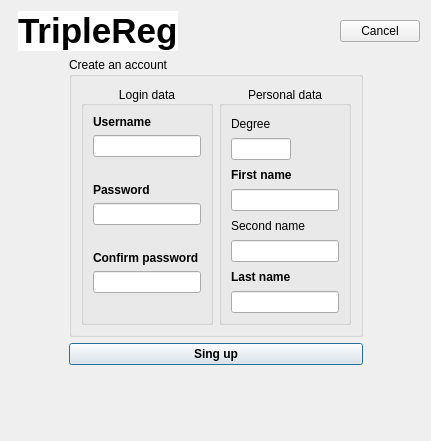
<?xml version="1.0" encoding="UTF-8"?>
<ui version="4.0">
 <class>DialogCreateAnAccount</class>
 <widget class="QDialog" name="DialogCreateAnAccount">
  <property name="geometry">
   <rect>
    <x>0</x>
    <y>0</y>
    <width>431</width>
    <height>441</height>
   </rect>
  </property>
  <property name="windowTitle">
   <string>Create an account</string>
  </property>
  <layout class="QGridLayout" name="gridLayout_5">
   <item row="0" column="0" colspan="3">
    <layout class="QGridLayout" name="gridLayout_4">
     <property name="spacing">
      <number>0</number>
     </property>
     <item row="0" column="0" rowspan="2">
      <widget class="QLabel" name="logo_label">
       <property name="maximumSize">
        <size>
         <width>50</width>
         <height>50</height>
        </size>
       </property>
       <property name="text">
        <string/>
       </property>
       <property name="pixmap">
        <pixmap resource="resources.qrc">:/logo_tripleReg.png</pixmap>
       </property>
       <property name="scaledContents">
        <bool>true</bool>
       </property>
      </widget>
     </item>
     <item row="0" column="4" rowspan="2">
      <widget class="QPushButton" name="cancel_pushButton">
       <property name="text">
        <string>Cancel</string>
       </property>
       <property name="autoDefault">
        <bool>false</bool>
       </property>
      </widget>
     </item>
     <item row="0" column="1" rowspan="2" colspan="2">
      <widget class="QLabel" name="label_2">
       <property name="font">
        <font>
         <pointsize>26</pointsize>
         <weight>75</weight>
         <bold>true</bold>
        </font>
       </property>
       <property name="styleSheet">
        <string notr="true">background-color: rgb(255, 255, 255);</string>
       </property>
       <property name="text">
        <string>TripleReg</string>
       </property>
       <property name="alignment">
        <set>Qt::AlignBottom|Qt::AlignLeading|Qt::AlignLeft</set>
       </property>
      </widget>
     </item>
     <item row="0" column="3" rowspan="2">
      <spacer name="horizontalSpacer">
       <property name="orientation">
        <enum>Qt::Horizontal</enum>
       </property>
       <property name="sizeHint" stdset="0">
        <size>
         <width>40</width>
         <height>20</height>
        </size>
       </property>
      </spacer>
     </item>
    </layout>
   </item>
   <item row="1" column="0" rowspan="2">
    <spacer name="horizontalSpacer_2">
     <property name="orientation">
      <enum>Qt::Horizontal</enum>
     </property>
     <property name="sizeHint" stdset="0">
      <size>
       <width>25</width>
       <height>268</height>
      </size>
     </property>
    </spacer>
   </item>
   <item row="1" column="1">
    <widget class="QGroupBox" name="groupBox">
     <property name="title">
      <string>Create an account</string>
     </property>
     <layout class="QGridLayout" name="gridLayout_3">
      <item row="0" column="1" rowspan="2">
       <widget class="QGroupBox" name="groupBox_2">
        <property name="title">
         <string>Personal data</string>
        </property>
        <property name="alignment">
         <set>Qt::AlignCenter</set>
        </property>
        <layout class="QGridLayout" name="gridLayout">
         <item row="5" column="1">
          <widget class="QLineEdit" name="secondName_lineEdit"/>
         </item>
         <item row="2" column="1">
          <widget class="QLabel" name="label_7">
           <property name="font">
            <font>
             <weight>75</weight>
             <bold>true</bold>
            </font>
           </property>
           <property name="text">
            <string>First name</string>
           </property>
           <property name="alignment">
            <set>Qt::AlignLeading|Qt::AlignLeft|Qt::AlignVCenter</set>
           </property>
          </widget>
         </item>
         <item row="1" column="1">
          <widget class="QLineEdit" name="degree_lineEdit">
           <property name="maximumSize">
            <size>
             <width>60</width>
             <height>16777215</height>
            </size>
           </property>
          </widget>
         </item>
         <item row="0" column="1">
          <widget class="QLabel" name="label_6">
           <property name="text">
            <string>Degree</string>
           </property>
           <property name="alignment">
            <set>Qt::AlignLeading|Qt::AlignLeft|Qt::AlignVCenter</set>
           </property>
          </widget>
         </item>
         <item row="4" column="1">
          <widget class="QLabel" name="label_8">
           <property name="text">
            <string>Second name</string>
           </property>
           <property name="alignment">
            <set>Qt::AlignLeading|Qt::AlignLeft|Qt::AlignVCenter</set>
           </property>
          </widget>
         </item>
         <item row="3" column="1">
          <widget class="QLineEdit" name="firstName_lineEdit"/>
         </item>
         <item row="7" column="1">
          <widget class="QLineEdit" name="lastName_lineEdit"/>
         </item>
         <item row="6" column="1">
          <widget class="QLabel" name="label_9">
           <property name="font">
            <font>
             <weight>75</weight>
             <bold>true</bold>
            </font>
           </property>
           <property name="text">
            <string>Last name</string>
           </property>
           <property name="alignment">
            <set>Qt::AlignLeading|Qt::AlignLeft|Qt::AlignVCenter</set>
           </property>
          </widget>
         </item>
        </layout>
       </widget>
      </item>
      <item row="0" column="0" rowspan="2">
       <widget class="QGroupBox" name="groupBox_3">
        <property name="title">
         <string>Login data</string>
        </property>
        <property name="alignment">
         <set>Qt::AlignCenter</set>
        </property>
        <layout class="QGridLayout" name="gridLayout_2">
         <item row="6" column="1">
          <widget class="QLabel" name="label_5">
           <property name="font">
            <font>
             <weight>75</weight>
             <bold>true</bold>
            </font>
           </property>
           <property name="text">
            <string>Confirm password</string>
           </property>
           <property name="alignment">
            <set>Qt::AlignLeading|Qt::AlignLeft|Qt::AlignVCenter</set>
           </property>
          </widget>
         </item>
         <item row="7" column="1">
          <widget class="QLineEdit" name="confirmPassword_lineEdit">
           <property name="echoMode">
            <enum>QLineEdit::Password</enum>
           </property>
          </widget>
         </item>
         <item row="4" column="1">
          <widget class="QLineEdit" name="password_lineEdit">
           <property name="echoMode">
            <enum>QLineEdit::Password</enum>
           </property>
          </widget>
         </item>
         <item row="0" column="1">
          <widget class="QLabel" name="label">
           <property name="font">
            <font>
             <weight>75</weight>
             <bold>true</bold>
            </font>
           </property>
           <property name="text">
            <string>Username</string>
           </property>
           <property name="alignment">
            <set>Qt::AlignLeading|Qt::AlignLeft|Qt::AlignVCenter</set>
           </property>
          </widget>
         </item>
         <item row="5" column="1">
          <widget class="QLabel" name="warnigPassword_label">
           <property name="enabled">
            <bool>true</bool>
           </property>
           <property name="font">
            <font>
             <weight>75</weight>
             <bold>true</bold>
            </font>
           </property>
           <property name="styleSheet">
            <string notr="true">color: rgb(255, 0, 0);</string>
           </property>
           <property name="text">
            <string/>
           </property>
           <property name="alignment">
            <set>Qt::AlignRight|Qt::AlignTrailing|Qt::AlignVCenter</set>
           </property>
          </widget>
         </item>
         <item row="3" column="1">
          <widget class="QLabel" name="label_4">
           <property name="font">
            <font>
             <weight>75</weight>
             <bold>true</bold>
            </font>
           </property>
           <property name="text">
            <string>Password</string>
           </property>
           <property name="alignment">
            <set>Qt::AlignLeading|Qt::AlignLeft|Qt::AlignVCenter</set>
           </property>
          </widget>
         </item>
         <item row="2" column="1">
          <widget class="QLabel" name="warnigUsername_label">
           <property name="font">
            <font>
             <weight>75</weight>
             <bold>true</bold>
            </font>
           </property>
           <property name="styleSheet">
            <string notr="true">color: rgb(255, 0, 0);</string>
           </property>
           <property name="text">
            <string/>
           </property>
           <property name="alignment">
            <set>Qt::AlignRight|Qt::AlignTrailing|Qt::AlignVCenter</set>
           </property>
          </widget>
         </item>
         <item row="1" column="1">
          <widget class="QLineEdit" name="username_lineEdit"/>
         </item>
         <item row="8" column="1">
          <widget class="QLabel" name="warnigConfirmPassword_label">
           <property name="enabled">
            <bool>true</bool>
           </property>
           <property name="font">
            <font>
             <weight>75</weight>
             <bold>true</bold>
            </font>
           </property>
           <property name="styleSheet">
            <string notr="true">color: rgb(255, 0, 0);</string>
           </property>
           <property name="text">
            <string/>
           </property>
           <property name="alignment">
            <set>Qt::AlignRight|Qt::AlignTrailing|Qt::AlignVCenter</set>
           </property>
          </widget>
         </item>
        </layout>
       </widget>
      </item>
     </layout>
    </widget>
   </item>
   <item row="1" column="2" rowspan="2">
    <spacer name="horizontalSpacer_3">
     <property name="orientation">
      <enum>Qt::Horizontal</enum>
     </property>
     <property name="sizeHint" stdset="0">
      <size>
       <width>38</width>
       <height>258</height>
      </size>
     </property>
    </spacer>
   </item>
   <item row="2" column="1">
    <widget class="QPushButton" name="singUp_pushButton">
     <property name="font">
      <font>
       <weight>75</weight>
       <bold>true</bold>
      </font>
     </property>
     <property name="text">
      <string>Sing up</string>
     </property>
    </widget>
   </item>
   <item row="3" column="1">
    <spacer name="verticalSpacer">
     <property name="orientation">
      <enum>Qt::Vertical</enum>
     </property>
     <property name="sizeHint" stdset="0">
      <size>
       <width>20</width>
       <height>75</height>
      </size>
     </property>
    </spacer>
   </item>
  </layout>
 </widget>
 <tabstops>
  <tabstop>username_lineEdit</tabstop>
  <tabstop>password_lineEdit</tabstop>
  <tabstop>confirmPassword_lineEdit</tabstop>
  <tabstop>degree_lineEdit</tabstop>
  <tabstop>firstName_lineEdit</tabstop>
  <tabstop>secondName_lineEdit</tabstop>
  <tabstop>lastName_lineEdit</tabstop>
  <tabstop>singUp_pushButton</tabstop>
  <tabstop>cancel_pushButton</tabstop>
 </tabstops>
 <resources>
  <include location="resources.qrc"/>
 </resources>
 <connections/>
</ui>
